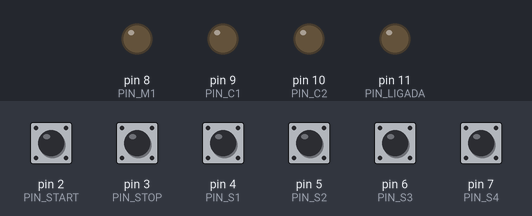
Recording of a sketch running on a simulated Arduino Uno, built with avr-gcc and run on an emulated ATmega328P. On the bench: output pins drawn as LEDs (lit = HIGH). The inputs (shaded band) are chosen by the test bench; at power-on: pin 2 (PIN_START), pin 3 (PIN_STOP), pin 4 (PIN_S1), pin 5 (PIN_S2), pin 6 (PIN_S3), pin 7 (PIN_S4) HIGH.

Above: at 1.2 s.
1.3 s: pin 2 (PIN_START) pulled LOW for 0.15 s
At 1.9 s:
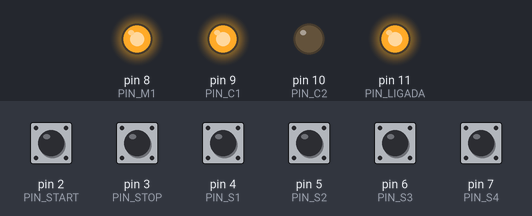
2.9 s: pin 4 (PIN_S1) pulled LOW for 0.15 s
At 4.1 s:
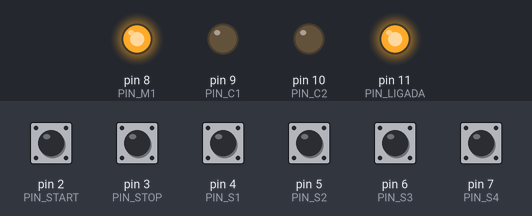
4.5 s: pin 5 (PIN_S2) pulled LOW for 0.15 s
At 5.5 s:
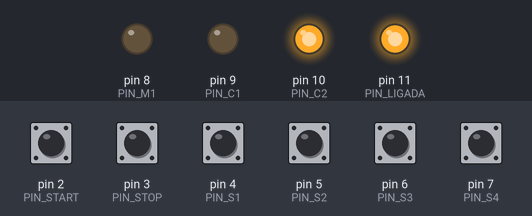
6.1 s: pin 3 (PIN_STOP) pulled LOW for 0.15 s
At 6.7 s:
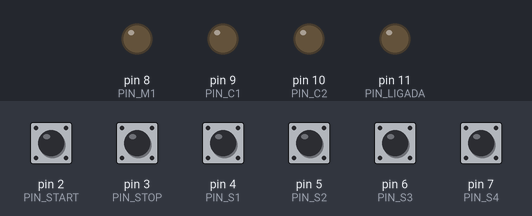
7.7 s: pin 2 (PIN_START) pulled LOW for 1 s
At 9.1 s:
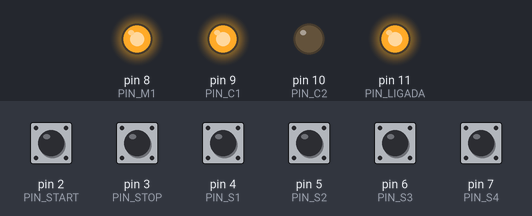
Timing chart, 0 to 10.7 s (numbered marks = the images above; inputs shaded):
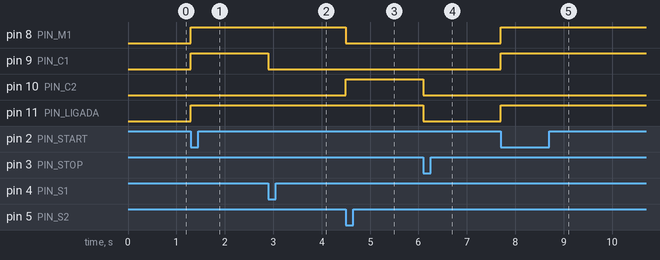

The sketch:

ex09_abastecedor_automatico.ino
```cpp
const int PIN_START = 2;
const int PIN_STOP  = 3;
const int PIN_S1 = 4;
const int PIN_S2 = 5;
const int PIN_S3 = 6;
const int PIN_S4 = 7;
const int PIN_M1 = 8;
const int PIN_C1 = 9;
const int PIN_C2 = 10;
const int PIN_LIGADA = 11;

const unsigned long TEMPO_ENCHIMENTO = 6000UL;
const unsigned long TEMPO_C2_RECUO   = 1000UL;

enum Estado { IDLE, ALIMENTANDO, AGUARDA_S2, ENCHENDO, C2_RECUANDO, AGUARDA_S4 };
Estado estado = IDLE;

unsigned long tEstado = 0;
bool c2RecuoIniciado = false;
bool tempoIniciado = false;

void setup() {
  pinMode(PIN_START, INPUT_PULLUP);
  pinMode(PIN_STOP,  INPUT_PULLUP);
  pinMode(PIN_S1, INPUT_PULLUP);
  pinMode(PIN_S2, INPUT_PULLUP);
  pinMode(PIN_S3, INPUT_PULLUP);
  pinMode(PIN_S4, INPUT_PULLUP);

  pinMode(PIN_M1, OUTPUT);
  pinMode(PIN_C1, OUTPUT);
  pinMode(PIN_C2, OUTPUT);
  pinMode(PIN_LIGADA, OUTPUT);
}

void loop() {
  bool start = (digitalRead(PIN_START) == LOW);
  bool stop  = (digitalRead(PIN_STOP)  == LOW);
  bool s1 = (digitalRead(PIN_S1) == LOW);
  bool s2 = (digitalRead(PIN_S2) == LOW);
  bool s3 = (digitalRead(PIN_S3) == LOW);
  bool s4 = (digitalRead(PIN_S4) == LOW);

  if (stop) {
    estado = IDLE;
    digitalWrite(PIN_M1, LOW);
    digitalWrite(PIN_C1, LOW);
    digitalWrite(PIN_C2, LOW);
    digitalWrite(PIN_LIGADA, LOW);
    c2RecuoIniciado = false;
    return;
  }

  switch (estado) {

    case IDLE:
      if (start) {
        digitalWrite(PIN_LIGADA, HIGH);
        digitalWrite(PIN_M1, HIGH);
        digitalWrite(PIN_C1, HIGH);
        estado = ALIMENTANDO;
      }
      break;

    case ALIMENTANDO:
      if (s1) {
        digitalWrite(PIN_C1, LOW);
        estado = AGUARDA_S2;
      }
      break;

    case AGUARDA_S2:
      if (s2) {
        digitalWrite(PIN_M1, LOW);
        digitalWrite(PIN_C2, HIGH);
        estado = ENCHENDO;
      }
      break;

    case ENCHENDO:

      if (s3 && !tempoIniciado) {
        tEstado = millis();
        tempoIniciado = true;
      }
      if (tempoIniciado && (millis() - tEstado >= TEMPO_ENCHIMENTO)) {
        digitalWrite(PIN_C2, LOW);
        tempoIniciado = false;
        c2RecuoIniciado = false;
        estado = C2_RECUANDO;
      }
      break;

    case C2_RECUANDO:
      if (!c2RecuoIniciado) {
        tEstado = millis();
        c2RecuoIniciado = true;
      }
      if (millis() - tEstado >= TEMPO_C2_RECUO) {
        digitalWrite(PIN_M1, HIGH);
        estado = AGUARDA_S4;
      }
      break;

    case AGUARDA_S4:
      if (s4) {
        digitalWrite(PIN_M1, LOW);
        digitalWrite(PIN_LIGADA, LOW);
        estado = IDLE;
      }
      break;
  }
}
```

Measured:
- after the input at 1.3 s, pin 8 (PIN_M1), pin 9 (PIN_C1), pin 11 (PIN_LIGADA): LOW → HIGH at once
- after the input at 2.9 s, pin 9 (PIN_C1): HIGH → LOW at once
- after the input at 4.5 s, pin 8 (PIN_M1): HIGH → LOW at once; pin 10 (PIN_C2): LOW → HIGH at once
- after the input at 6.1 s, pin 10 (PIN_C2), pin 11 (PIN_LIGADA): HIGH → LOW at once
- after the input at 7.7 s, pin 8 (PIN_M1), pin 9 (PIN_C1), pin 11 (PIN_LIGADA): LOW → HIGH at once
